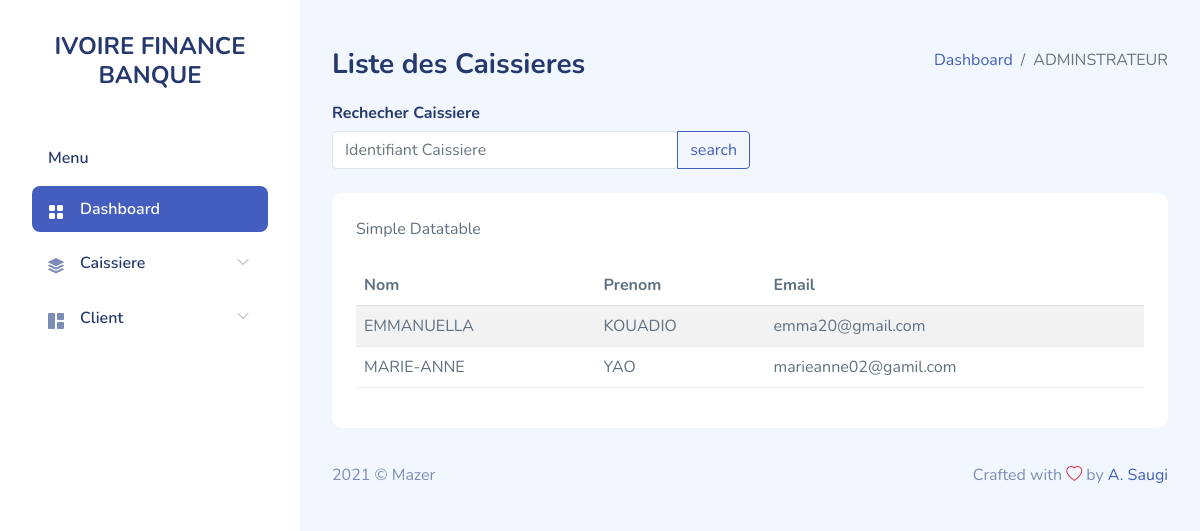
The app's page /admin/liste-caissiere.php, older data.
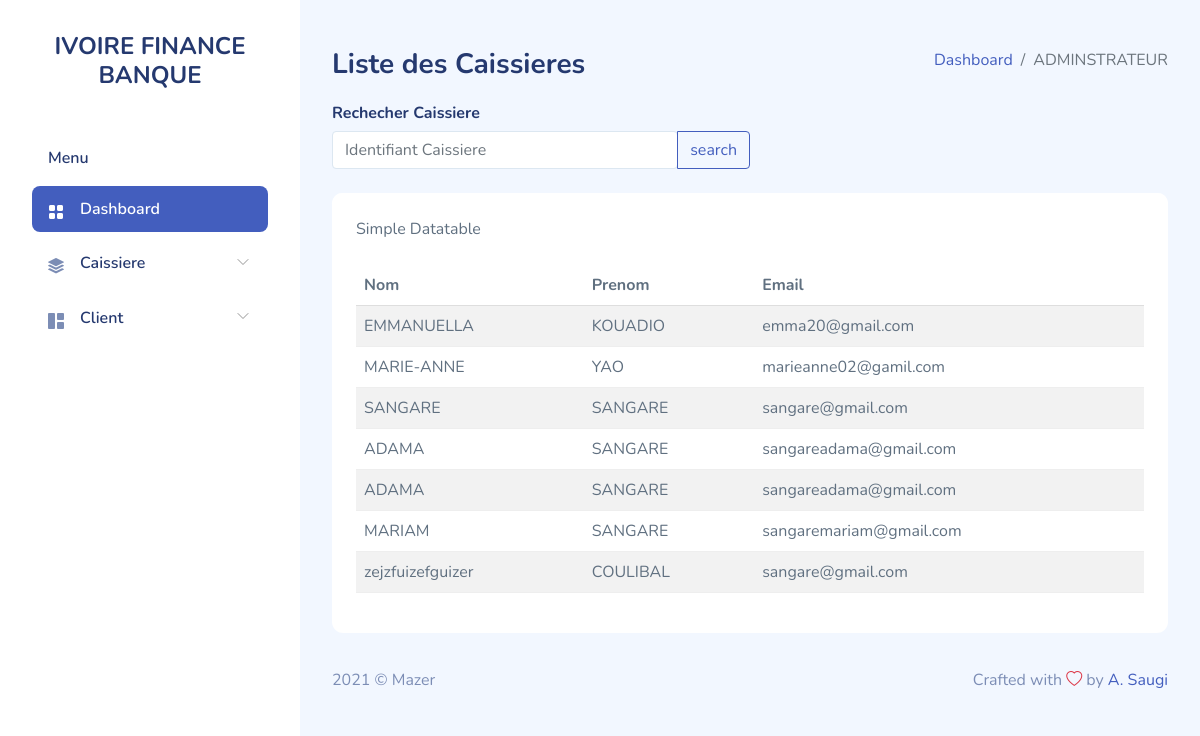
The same page, newer data.
### tables this page shows
CREATE TABLE `caissiere` (
  `idcaisse` int(11) NOT NULL,
  `nomcaisse` varchar(255) NOT NULL,
  `prenomcaisse` varchar(255) NOT NULL,
  `emailcaisse` varchar(255) NOT NULL,
  `passwordcaisse` varchar(255) DEFAULT 'cib2021@',
  `numerocaisse` varchar(255) DEFAULT NULL,
  `archive` int(1) NOT NULL DEFAULT 0
);

### admin/liste-caissiere.php (the view, shortened to what the changed rows need)
<?php
$bd = bd();
?>
<!DOCTYPE html>
<html lang="fr">
<head>
    <link rel="stylesheet" href="assets/css/bootstrap.css">
    <link rel="stylesheet" href="assets/vendors/perfect-scrollbar/perfect-scrollbar.css">
    <link rel="stylesheet" href="assets/vendors/bootstrap-icons/bootstrap-icons.css">
    <link rel="stylesheet" href="assets/css/app.css">
</head>
<body>
    <div id="app">
        <div id="main">
            <div class="page-heading">
                <section class="section">
                    <br/>
                    <div class="card">
                        <div class="card-body">
                        <?php
                        $requete = $bd->prepare("SELECT * FROM caissiere ");
                        $donne = $requete->execute();
                        ?>
                            <table class="table table-striped" id="table1">
                                <thead>
                                    <tr>
                                        <th>Nom</th>
                                        <th>Prenom</th>
                                        <th>Email</th>
                                    </tr>
                                </thead>
                                <tbody>
                                <?php     while($donnes = $requete->fetch() ){ ?>
                                    <tr>
                                        <td><?php echo $donnes['prenomcaisse'];?></td>
                                        <td><?php echo $donnes['nomcaisse'];?></td>
                                        <td><?php echo $donnes['emailcaisse'];?></td>
                                    </tr>
                                    <?php
                      }
                    ?>
                                </tbody>
                            </table>
                        </div>
                    </div>
                </section>
            </div>
        </div>
    </div>
</body>
</html>

Row changes from the older to the newer data that the page shows:
added caissiere: prenomcaisse "SANGARE", nomcaisse "SANGARE", emailcaisse "sangare@gmail.com"
added caissiere: prenomcaisse "ADAMA", nomcaisse "SANGARE", emailcaisse "sangareadama@gmail.com"
added caissiere: prenomcaisse "ADAMA", nomcaisse "SANGARE", emailcaisse "sangareadama@gmail.com"
added caissiere: prenomcaisse "MARIAM", nomcaisse "SANGARE", emailcaisse "sangaremariam@gmail.com"
added caissiere: prenomcaisse "zejzfuizefguizer", nomcaisse "COULIBAL", emailcaisse "sangare@gmail.com"
